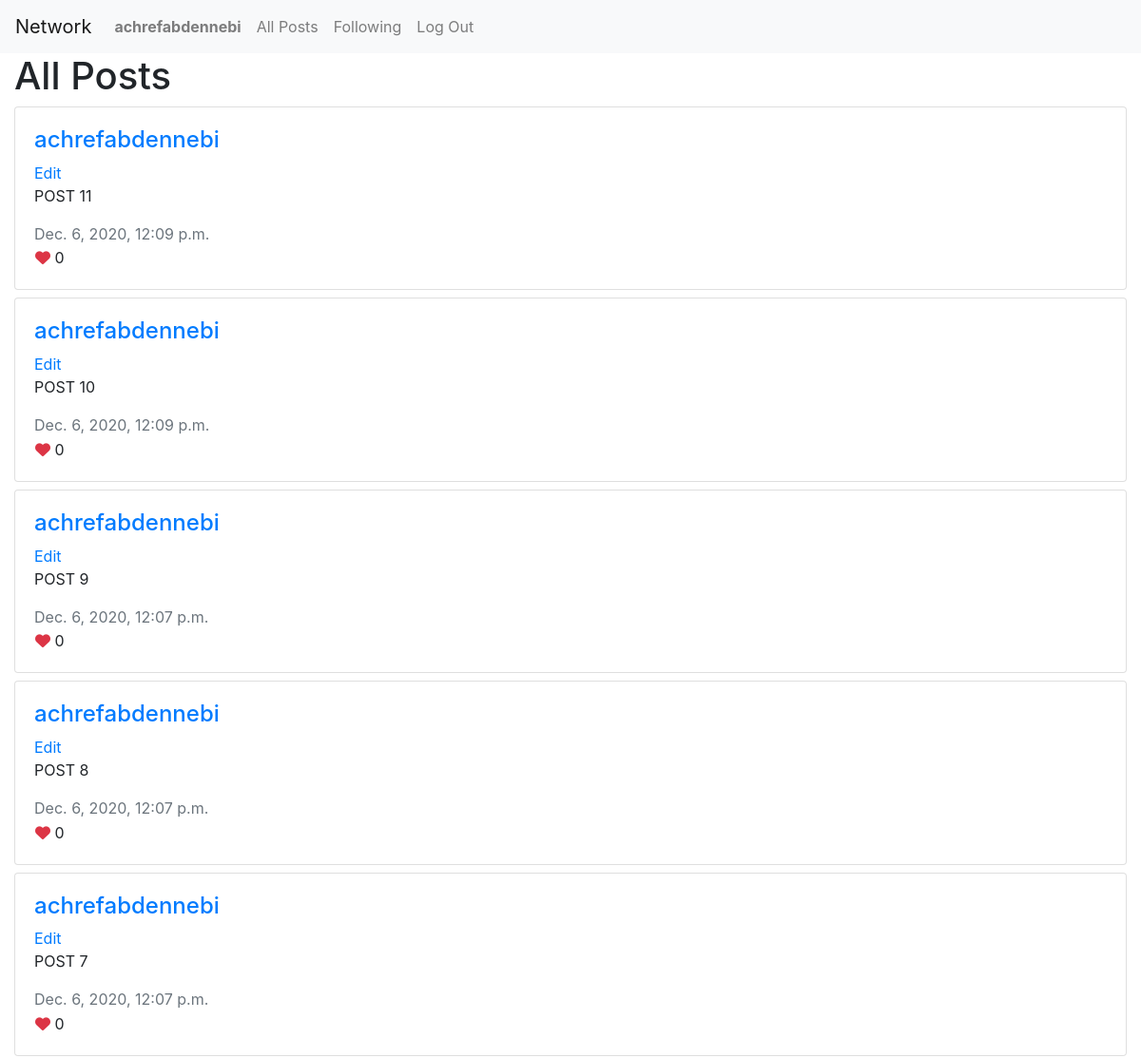
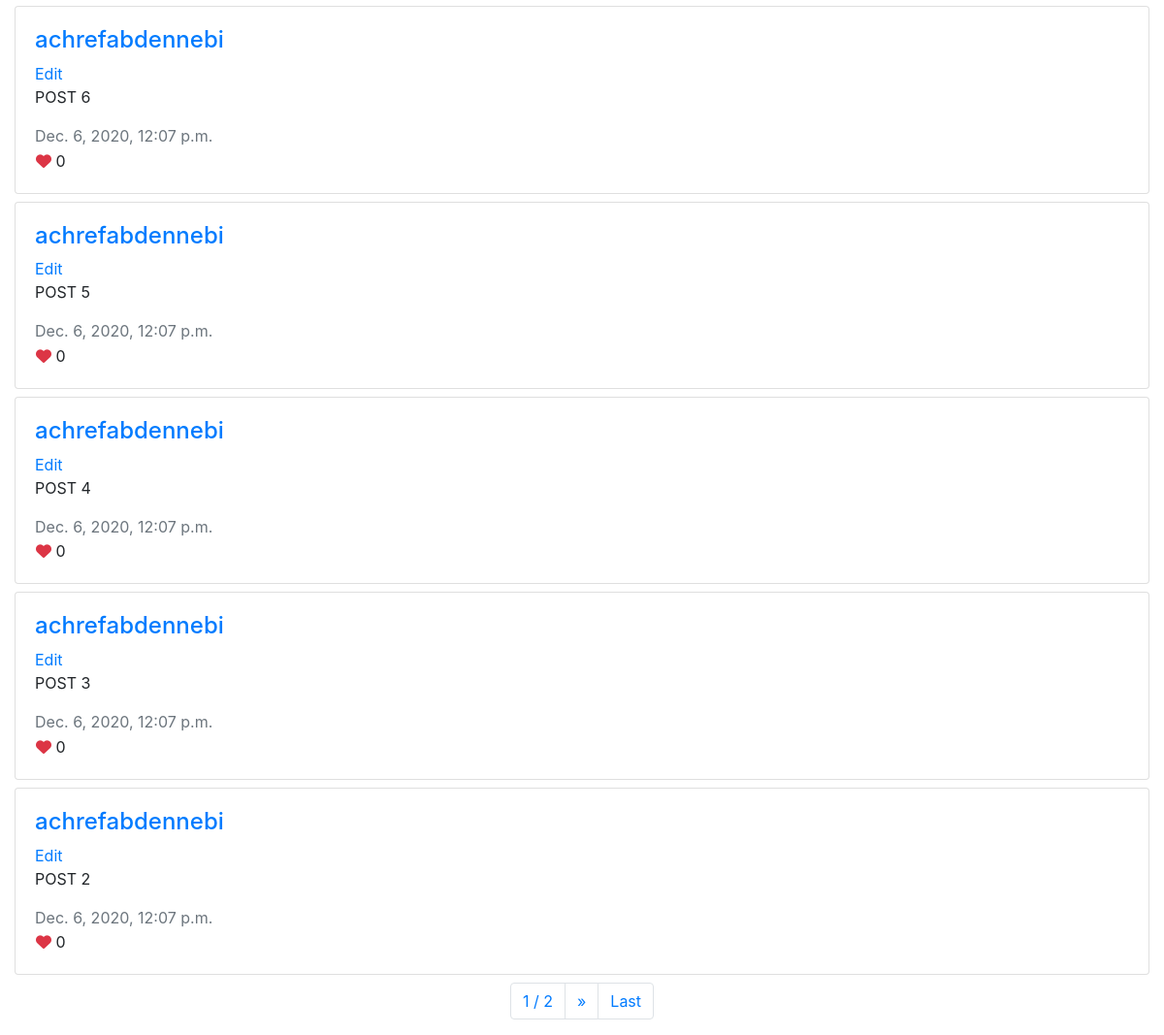
Page /posts (signed in) on the earlier database version (2 pictures, top to bottom).
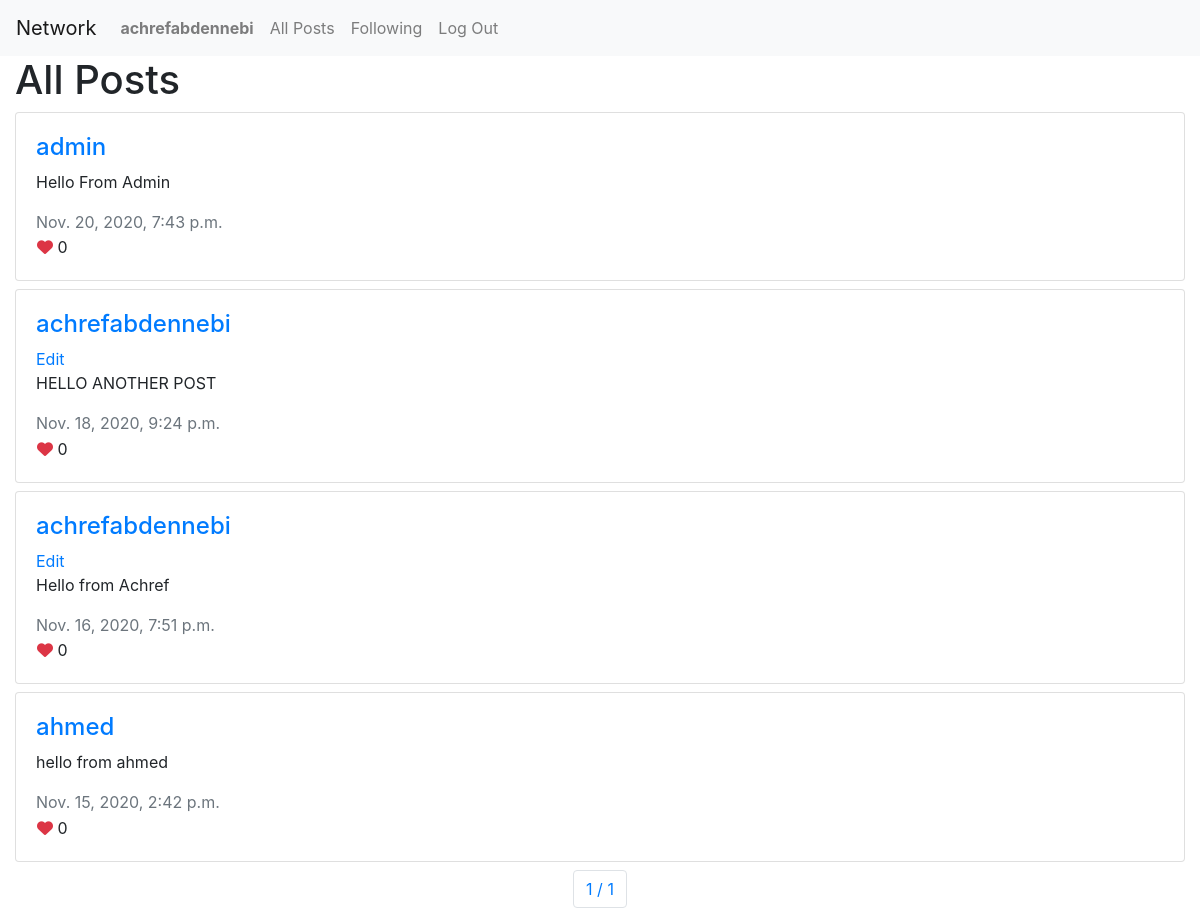
Same page on the later database version.
### network/models.py (models this page shows, shortened)
class Post(models.Model):
    content = models.CharField(max_length=250)
    created_by = models.ForeignKey(User,null=True, blank=True, on_delete=DO_NOTHING, related_name="users")
    likes = models.IntegerField(default=0)
    created_date = models.DateTimeField()

class User(AbstractUser):
    pass

### network/views.py (the view)
# urls.py: path("posts", views.getPostList, name="posts"),
def getPostList(request):
    posts = Post.objects.all().order_by('-created_date')
    paginator= Paginator(posts, 10);
    page_number = request.GET.get('page')
    post_page = paginator.get_page(page_number)
    return render(request, "network/post.html", {
        "posts": post_page
    })

### network/templates/network/post.html (shortened to what this page needs)
{% extends "network/layout.html" %}
{% block body %}
<div class="container-fluid">
    <h1>All Posts</h1>
    {% for post in posts %}
    <div class="row mt-2">
        <div class="col-md-12">
            <div class="card">
                <div class="card-body">
                    <div class="post-detail">
                        <h4>
                            <a href="{% url 'profile' post.created_by.id %}">
                                {{ post.created_by }}
                            </a>
                        </h4>
                        {% if post.created_by.id ==  user.id %}
                        <a href="#" class="edit-post" data-value="{{post.id}}" >Edit</a>
                        {% endif %}
                        <div class="post-content">
                            <p id="content__{{ post.id }}">
                                {{ post.content }}
                            </p>
                        </div>
                        <span class="text-muted">{{ post.created_date }}</span>
                        <div class="post-reaction">
                            <button type="button" class="btn p-0">
                                <i class="fas fa-heart text-danger"></i>
                                <span class="font-weight-normal">{{post.likes}}</span>
                            </button>
                        </div>
                    </div>
                </div>
            </div>
        </div>
    </div>
    {% endfor %}
    <div class="row mt-2">
        <div class="col-md-12">
            <nav aria-label="pagination">
                <ul class="pagination justify-content-center">
                    <li class="page-item">
                        <a class="page-link" href="#"> {{ posts.number }} / {{ posts.paginator.num_pages }}</a>
                    </li>
                    {% if posts.has_next %}
                        <li class="page-item">
                            <a class="page-link" href="?page={{ posts.next_page_number }}" aria-label="Next">
                                <span aria-hidden="true">&raquo;</span>
                            </a>
                        </li>
                        <li class="page-item">
                            <a class="page-link" href="?page={{ posts.paginator.num_pages }}">Last</a>
                        </li>
                    {% endif %}
                </ul>
            </nav>
        </div>
    </div>
</div>
{% endblock %}

Differences in the rows shown:
removed Post: created_by "achrefabdennebi", {{ post.id }} 27 (drawn), content "POST 11", created_date "Dec. 6, 2020, 12:09 p.m.", likes "0"
removed Post: created_by "achrefabdennebi", {{ post.id }} 26 (drawn), content "POST 10", created_date "Dec. 6, 2020, 12:09 p.m.", likes "0"
removed Post: created_by "achrefabdennebi", {{ post.id }} 25 (drawn), content "POST 9", created_date "Dec. 6, 2020, 12:07 p.m.", likes "0"
removed Post: created_by "achrefabdennebi", {{ post.id }} 24 (drawn), content "POST 8", created_date "Dec. 6, 2020, 12:07 p.m.", likes "0"
removed Post: created_by "achrefabdennebi", {{ post.id }} 23 (drawn), content "POST 7", created_date "Dec. 6, 2020, 12:07 p.m.", likes "0"
removed Post: created_by "achrefabdennebi", {{ post.id }} 22 (drawn), content "POST 6", created_date "Dec. 6, 2020, 12:07 p.m.", likes "0"
removed Post: created_by "achrefabdennebi", {{ post.id }} 21 (drawn), content "POST 5", created_date "Dec. 6, 2020, 12:07 p.m.", likes "0"
removed Post: created_by "achrefabdennebi", {{ post.id }} 20 (drawn), content "POST 4", created_date "Dec. 6, 2020, 12:07 p.m.", likes "0"
removed Post: created_by "achrefabdennebi", {{ post.id }} 19 (drawn), content "POST 3", created_date "Dec. 6, 2020, 12:07 p.m.", likes "0"
removed Post: created_by "achrefabdennebi", {{ post.id }} 18 (drawn), content "POST 2", created_date "Dec. 6, 2020, 12:07 p.m.", likes "0"
now on this page (row unchanged): Post: created_by "admin", content "Hello From Admin", created_date "Nov. 20, 2020, 7:43 p.m.", likes "0"
now on this page (row unchanged): Post: created_by "achrefabdennebi", {{ post.id }} 14 (drawn), content "HELLO ANOTHER POST", created_date "Nov. 18, 2020, 9:24 p.m.", likes "0"
now on this page (row unchanged): Post: created_by "achrefabdennebi", {{ post.id }} 8 (drawn), content "Hello from Achref", created_date "Nov. 16, 2020, 7:51 p.m.", likes "0"
now on this page (row unchanged): Post: created_by "ahmed", content "hello from ahmed", created_date "Nov. 15, 2020, 2:42 p.m.", likes "0"
Other differences:
{{ posts.paginator.num_pages }}: "2" → "1"
text no longer shown: "» Last"
